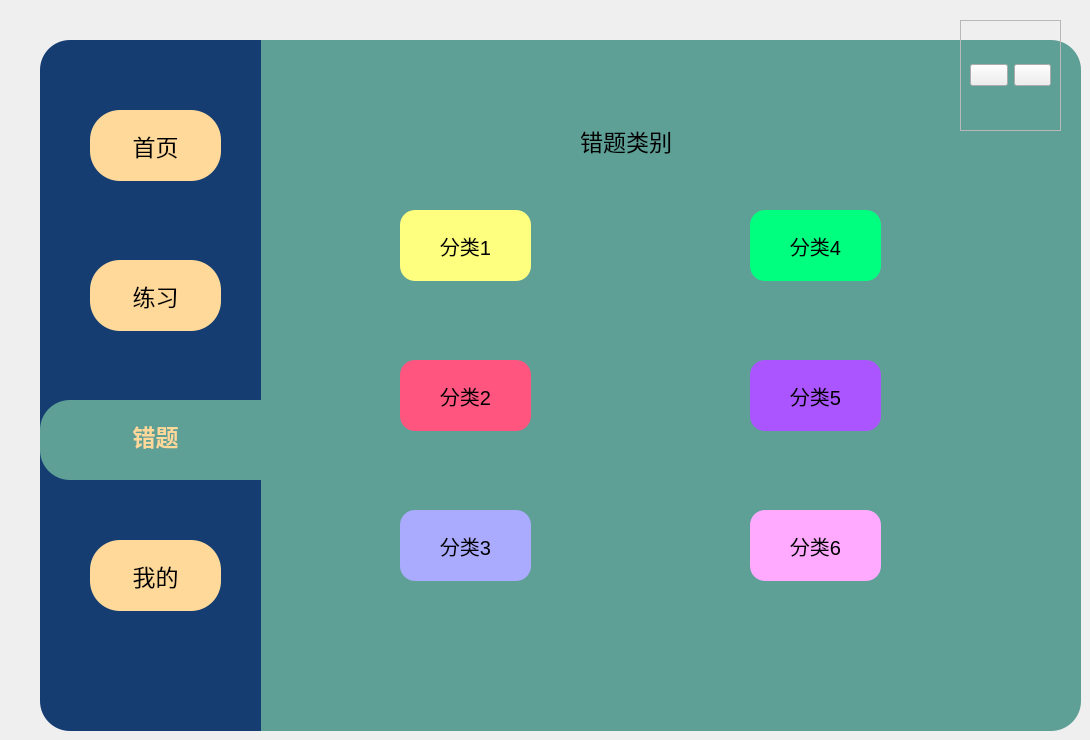
   <widget class="QWidget" name="page">
    <widget class="QLabel" name="label_drag">
     <property name="geometry">
      <rect>
       <x>260</x>
       <y>40</y>
       <width>821</width>
       <height>691</height>
      </rect>
     </property>
     <property name="styleSheet">
      <string notr="true">QFrame{
	background-color: rgb(94,159,150);
	border-top-right-radius:30px;
	border-bottom-right-radius:30px;
}</string>
     </property>
     <property name="text">
      <string/>
     </property>
    </widget>
    <widget class="QStackedWidget" name="stackedWidget_2">
     <property name="geometry">
      <rect>
       <x>280</x>
       <y>90</y>
       <width>741</width>
       <height>611</height>
      </rect>
     </property>
     <property name="styleSheet">
      <string notr="true">background-color: rgb(94,159,150);</string>
     </property>
     <property name="currentIndex">
      <number>0</number>
     </property>
     <widget class="QWidget" name="page_3">
      <widget class="QPushButton" name="ex_class5">
       <property name="geometry">
        <rect>
         <x>470</x>
         <y>270</y>
         <width>131</width>
         <height>71</height>
        </rect>
       </property>
       <property name="font">
        <font>
         <pointsize>15</pointsize>
        </font>
       </property>
       <property name="styleSheet">
        <string notr="true">

QPushButton{
	background-color:rgb(170, 85, 255);
	border-radius:15px

}
QPushButton:pressed{
	padding-left:5px;
	padding-top:5px;
}</string>
       </property>
       <property name="text">
        <string>分类5</string>
       </property>
      </widget>
      <widget class="QPushButton" name="ex_class3">
       <property name="geometry">
        <rect>
         <x>120</x>
         <y>420</y>
         <width>131</width>
         <height>71</height>
        </rect>
       </property>
       <property name="font">
        <font>
         <pointsize>15</pointsize>
        </font>
       </property>
       <property name="styleSheet">
        <string notr="true">


QPushButton{
	background-color: rgb(170, 170, 255);
	border-radius:15px

}
QPushButton:pressed{
	padding-left:5px;
	padding-top:5px;
}</string>
       </property>
       <property name="text">
        <string>分类3</string>
       </property>
      </widget>
      <widget class="QPushButton" name="ex_class2">
       <property name="geometry">
        <rect>
         <x>120</x>
         <y>270</y>
         <width>131</width>
         <height>71</height>
        </rect>
       </property>
       <property name="font">
        <font>
         <pointsize>15</pointsize>
        </font>
       </property>
       <property name="autoFillBackground">
        <bool>false</bool>
       </property>
       <property name="styleSheet">
        <string notr="true">QPushButton{
	background-color: rgb(255, 85, 127);
	border-radius:15px

}
QPushButton:pressed{
	padding-left:5px;
	padding-top:5px;
}</string>
       </property>
       <property name="text">
        <string>分类2</string>
       </property>
      </widget>
      <widget class="QPushButton" name="ex_class6">
       <property name="geometry">
        <rect>
         <x>470</x>
         <y>420</y>
         <width>131</width>
         <height>71</height>
        </rect>
       </property>
       <property name="font">
        <font>
         <pointsize>15</pointsize>
        </font>
       </property>
       <property name="styleSheet">
        <string notr="true">


QPushButton{
	background-color: rgb(255, 170, 255);
	border-radius:15px

}
QPushButton:pressed{
	padding-left:5px;
	padding-top:5px;
}</string>
       </property>
       <property name="text">
        <string>分类6</string>
       </property>
      </widget>
      <widget class="QLabel" name="exercise_class">
       <property name="geometry">
        <rect>
         <x>300</x>
         <y>20</y>
         <width>121</width>
         <height>61</height>
        </rect>
       </property>
       <property name="font">
        <font>
         <pointsize>17</pointsize>
        </font>
       </property>
       <property name="styleSheet">
        <string notr="true"/>
       </property>
       <property name="text">
        <string>错题类别</string>
       </property>
      </widget>
      <widget class="QPushButton" name="ex_class4">
       <property name="geometry">
        <rect>
         <x>470</x>
         <y>120</y>
         <width>131</width>
         <height>71</height>
        </rect>
       </property>
       <property name="font">
        <font>
         <pointsize>15</pointsize>
        </font>
       </property>
       <property name="styleSheet">
        <string notr="true">
QPushButton{
	background-color: rgb(0, 255, 127);
	border-radius:15px

}
QPushButton:pressed{
	padding-left:5px;
	padding-top:5px;
}</string>
       </property>
       <property name="text">
        <string>分类4</string>
       </property>
      </widget>
      <widget class="QPushButton" name="ex_class1">
       <property name="geometry">
        <rect>
         <x>120</x>
         <y>120</y>
         <width>131</width>
         <height>71</height>
        </rect>
       </property>
       <property name="font">
        <font>
         <pointsize>15</pointsize>
        </font>
       </property>
       <property name="styleSheet">
        <string notr="true">
QPushButton{
	background-color: rgb(255, 255, 127);
	border-radius:15px

}
QPushButton:pressed{
	padding-left:5px;
	padding-top:5px;
}</string>
       </property>
       <property name="text">
        <string>分类1</string>
       </property>
      </widget>
     </widget>
     <widget class="QWidget" name="page_4"/>
    </widget>
    <widget class="QFrame" name="frame_6">
     <property name="geometry">
      <rect>
       <x>40</x>
       <y>40</y>
       <width>221</width>
       <height>691</height>
      </rect>
     </property>
     <property name="styleSheet">
      <string notr="true">QFrame{
	background-color: rgb(21,61,114);
	border-top-left-radius:30px;
	border-bottom-left-radius:30px;
}</string>
     </property>
     <property name="frameShape">
      <enum>QFrame::StyledPanel</enum>
     </property>
     <property name="frameShadow">
      <enum>QFrame::Raised</enum>
     </property>
     <widget class="QPushButton" name="Bt_exercise_2">
      <property name="geometry">
       <rect>
        <x>50</x>
        <y>220</y>
        <width>131</width>
        <height>71</height>
       </rect>
      </property>
      <property name="font">
       <font>
        <pointsize>17</pointsize>
        <weight>50</weight>
        <bold>false</bold>
       </font>
      </property>
      <property name="styleSheet">
       <string notr="true">QPushButton{
	background-color: rgb(255, 217, 154);
	color: rgb(0, 0, 0);
	border-radius:30px

}
QPushButton:pressed{
	padding-left:5px;
	padding-top:5px;
}</string>
      </property>
      <property name="text">
       <string>练习</string>
      </property>
     </widget>
     <widget class="QPushButton" name="Bt_setting_2">
      <property name="geometry">
       <rect>
        <x>50</x>
        <y>500</y>
        <width>131</width>
        <height>71</height>
       </rect>
      </property>
      <property name="font">
       <font>
        <pointsize>17</pointsize>
        <weight>50</weight>
        <bold>false</bold>
       </font>
      </property>
      <property name="styleSheet">
       <string notr="true">QPushButton{
	background-color: rgb(255, 217, 154);
	color: rgb(0, 0, 0);
	border-radius:30px

}
QPushButton:pressed{
	padding-left:5px;
	padding-top:5px;
}</string>
      </property>
      <property name="text">
       <string>我的</string>
      </property>
     </widget>
     <widget class="QFrame" name="frame_8">
      <property name="geometry">
       <rect>
        <x>0</x>
        <y>360</y>
        <width>221</width>
        <height>80</height>
       </rect>
      </property>
      <property name="styleSheet">
       <string notr="true">background-color: rgb(94,159,150);
border-top-left-radius:30px;
border-bottom-left-radius:30px</string>
      </property>
      <property name="frameShape">
       <enum>QFrame::StyledPanel</enum>
      </property>
      <property name="frameShadow">
       <enum>QFrame::Raised</enum>
      </property>
      <widget class="QPushButton" name="Bt_wrong_2">
       <property name="geometry">
        <rect>
         <x>50</x>
         <y>0</y>
         <width>131</width>
         <height>71</height>
        </rect>
       </property>
       <property name="font">
        <font>
         <pointsize>17</pointsize>
         <weight>75</weight>
         <bold>true</bold>
         <underline>false</underline>
         <strikeout>false</strikeout>
        </font>
       </property>
       <property name="styleSheet">
        <string notr="true">color:rgb(255,217,154)</string>
       </property>
       <property name="text">
        <string>错题</string>
       </property>
      </widget>
     </widget>
     <widget class="QPushButton" name="Bt_main_2">
      <property name="geometry">
       <rect>
        <x>50</x>
        <y>70</y>
        <width>131</width>
        <height>71</height>
       </rect>
      </property>
      <property name="font">
       <font>
        <pointsize>17</pointsize>
        <weight>50</weight>
        <bold>false</bold>
       </font>
      </property>
      <property name="styleSheet">
       <string notr="true">QPushButton{
	background-color: rgb(255, 217, 154);
	color: rgb(0, 0, 0);
	border-radius:30px

}
QPushButton:pressed{
	padding-left:5px;
	padding-top:5px;
}</string>
      </property>
      <property name="text">
       <string>首页</string>
      </property>
     </widget>
     <zorder>frame_8</zorder>
     <zorder>Bt_exercise_2</zorder>
     <zorder>Bt_setting_2</zorder>
     <zorder>Bt_main_2</zorder>
    </widget>
    <widget class="QFrame" name="frame_4">
     <property name="geometry">
      <rect>
       <x>960</x>
       <y>20</y>
       <width>101</width>
       <height>111</height>
      </rect>
     </property>
     <property name="frameShape">
      <enum>QFrame::StyledPanel</enum>
     </property>
     <property name="frameShadow">
      <enum>QFrame::Raised</enum>
     </property>
     <layout class="QHBoxLayout" name="horizontalLayout_2">
      <item>
       <widget class="QPushButton" name="pushButton_4">
        <property name="styleSheet">
         <string notr="true">
QPushButton{
	border-image: url(:/icon/res/icon/最小化.png);
	

}
QPushButton:pressed{
	padding-left:5px;
	padding-top:5px;
}</string>
        </property>
        <property name="text">
         <string/>
        </property>
        <property name="icon">
         <iconset resource="resource.qrc">
          <normaloff>:/icon/res/icon/最小化.png</normaloff>:/icon/res/icon/最小化.png</iconset>
        </property>
       </widget>
      </item>
      <item>
       <widget class="QPushButton" name="pushButton_5">
        <property name="styleSheet">
         <string notr="true">

QPushButton{
	border-image: url(:/icon/res/icon/关闭.png);
	

}
QPushButton:pressed{
	padding-left:5px;
	padding-top:5px;
}</string>
        </property>
        <property name="text">
         <string/>
        </property>
       </widget>
      </item>
     </layout>
    </widget>
   </widget>
